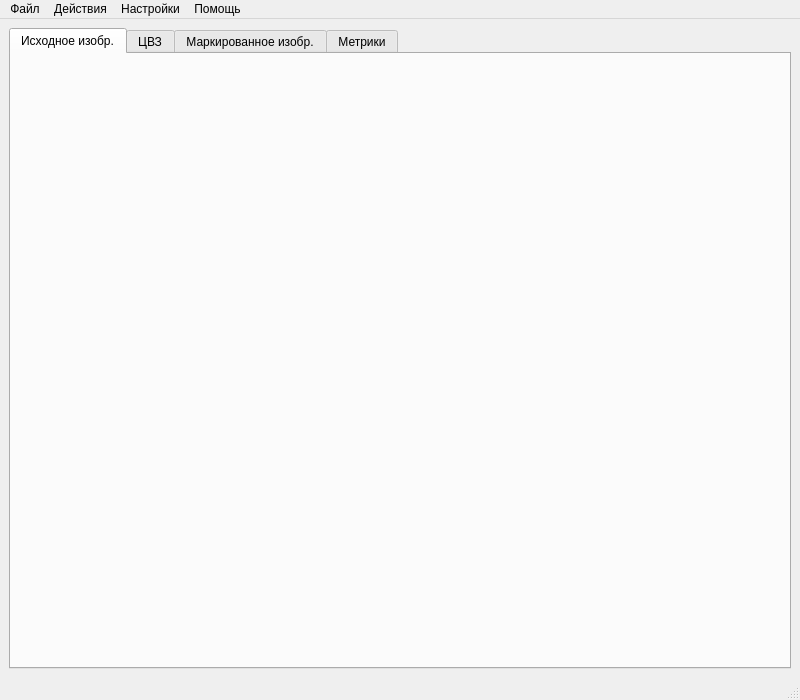
<?xml version="1.0" encoding="UTF-8"?>
<ui version="4.0">
 <class>MainWindow</class>
 <widget class="QMainWindow" name="MainWindow">
  <property name="geometry">
   <rect>
    <x>0</x>
    <y>0</y>
    <width>800</width>
    <height>700</height>
   </rect>
  </property>
  <property name="minimumSize">
   <size>
    <width>800</width>
    <height>623</height>
   </size>
  </property>
  <property name="windowTitle">
   <string>Маркирование изображений</string>
  </property>
  <widget class="QWidget" name="centralwidget">
   <layout class="QVBoxLayout" name="verticalLayout">
    <item>
     <widget class="VerticalTabWidget" name="tabWidget_main">
      <property name="currentIndex">
       <number>0</number>
      </property>
      <widget class="QWidget" name="tab_src">
       <attribute name="title">
        <string>Исходное изобр.</string>
       </attribute>
      </widget>
      <widget class="QWidget" name="tab_watermark">
       <attribute name="title">
        <string>ЦВЗ</string>
       </attribute>
      </widget>
      <widget class="QWidget" name="tab_dest">
       <attribute name="title">
        <string>Маркированное изобр.</string>
       </attribute>
      </widget>
      <widget class="QWidget" name="tab_metrics">
       <attribute name="title">
        <string>Метрики</string>
       </attribute>
      </widget>
     </widget>
    </item>
   </layout>
  </widget>
  <widget class="QMenuBar" name="menubar">
   <property name="geometry">
    <rect>
     <x>0</x>
     <y>0</y>
     <width>800</width>
     <height>21</height>
    </rect>
   </property>
   <widget class="QMenu" name="menu">
    <property name="title">
     <string>Файл</string>
    </property>
    <addaction name="action_open_src"/>
    <addaction name="action_open_watermark"/>
    <addaction name="action_dest"/>
    <addaction name="action_save_watermark"/>
    <addaction name="action_save_dest"/>
    <addaction name="separator"/>
    <addaction name="action_exit"/>
   </widget>
   <widget class="QMenu" name="menu_2">
    <property name="title">
     <string>Действия</string>
    </property>
    <widget class="QMenu" name="menu_attack">
     <property name="toolTip">
      <string>Атакуйте изображение</string>
     </property>
     <property name="title">
      <string>Атака</string>
     </property>
     <property name="icon">
      <iconset resource="icons.qrc">
       <normaloff>:/icons/icons/main.svg</normaloff>:/icons/icons/main.svg</iconset>
     </property>
     <addaction name="action_redo_attack"/>
     <addaction name="action_undo_attack"/>
     <addaction name="action_salt_pepper"/>
     <addaction name="action_gauss_noise"/>
     <addaction name="action_speckle_noise"/>
     <addaction name="action_poisson_noise"/>
     <addaction name="action_median_filtering"/>
     <addaction name="action_low_pass_filtering"/>
     <addaction name="action_compression"/>
    </widget>
    <addaction name="action_marking"/>
    <addaction name="menu_attack"/>
    <addaction name="action_analyze"/>
   </widget>
   <widget class="QMenu" name="menu_settings">
    <property name="title">
     <string>Настройки</string>
    </property>
    <widget class="QMenu" name="menu_marking_method">
     <property name="title">
      <string>Метод маркирования</string>
     </property>
     <property name="icon">
      <iconset resource="icons.qrc">
       <normaloff>:/icons/icons/marking_method_3.svg</normaloff>:/icons/icons/marking_method_3.svg</iconset>
     </property>
     <addaction name="action_method_1"/>
    </widget>
    <addaction name="menu_marking_method"/>
   </widget>
   <widget class="QMenu" name="menu_help">
    <property name="title">
     <string>Помощь</string>
    </property>
    <addaction name="action_about"/>
   </widget>
   <addaction name="menu"/>
   <addaction name="menu_2"/>
   <addaction name="menu_settings"/>
   <addaction name="menu_help"/>
  </widget>
  <widget class="QStatusBar" name="statusbar_main"/>
  <action name="action_open_src">
   <property name="icon">
    <iconset resource="icons.qrc">
     <normaloff>:/icons/icons/open_src.svg</normaloff>:/icons/icons/open_src.svg</iconset>
   </property>
   <property name="text">
    <string>Открыть исходное</string>
   </property>
   <property name="toolTip">
    <string>Открыть исходное изображение</string>
   </property>
   <property name="shortcut">
    <string>Ctrl+O, Ctrl+1</string>
   </property>
  </action>
  <action name="action_save_dest">
   <property name="icon">
    <iconset resource="icons.qrc">
     <normaloff>:/icons/icons/save.svg</normaloff>:/icons/icons/save.svg</iconset>
   </property>
   <property name="text">
    <string>Сохранить маркированное</string>
   </property>
   <property name="toolTip">
    <string>Сохранить маркированное изображение на диск</string>
   </property>
   <property name="shortcut">
    <string>Ctrl+S, Ctrl+3</string>
   </property>
  </action>
  <action name="action_exit">
   <property name="icon">
    <iconset resource="icons.qrc">
     <normaloff>:/icons/icons/exit.svg</normaloff>:/icons/icons/exit.svg</iconset>
   </property>
   <property name="text">
    <string>Выйти</string>
   </property>
   <property name="toolTip">
    <string>Выйти из приложения</string>
   </property>
   <property name="shortcut">
    <string>Ctrl+Q</string>
   </property>
  </action>
  <action name="action_marking">
   <property name="icon">
    <iconset resource="icons.qrc">
     <normaloff>:/icons/icons/analyze_2.svg</normaloff>:/icons/icons/analyze_2.svg</iconset>
   </property>
   <property name="text">
    <string>Маркировать</string>
   </property>
   <property name="toolTip">
    <string>Маркировать исходное изображение</string>
   </property>
   <property name="shortcut">
    <string>Ctrl+M</string>
   </property>
  </action>
  <action name="action_salt_pepper">
   <property name="icon">
    <iconset resource="icons.qrc">
     <normaloff>:/icons/icons/salt_and_pepper.svg</normaloff>:/icons/icons/salt_and_pepper.svg</iconset>
   </property>
   <property name="text">
    <string>Соль + Перец</string>
   </property>
   <property name="shortcut">
    <string>Ctrl+N, Ctrl+S, Ctrl+1</string>
   </property>
  </action>
  <action name="action_gauss_noise">
   <property name="icon">
    <iconset resource="icons.qrc">
     <normaloff>:/icons/icons/gaussian.svg</normaloff>:/icons/icons/gaussian.svg</iconset>
   </property>
   <property name="text">
    <string>Гауссовский шум</string>
   </property>
   <property name="shortcut">
    <string>Ctrl+N, Ctrl+G</string>
   </property>
  </action>
  <action name="action_median_filtering">
   <property name="icon">
    <iconset resource="icons.qrc">
     <normaloff>:/icons/icons/median_filtering.svg</normaloff>:/icons/icons/median_filtering.svg</iconset>
   </property>
   <property name="text">
    <string>Медианная фильтрация</string>
   </property>
  </action>
  <action name="action_low_pass_filtering">
   <property name="icon">
    <iconset resource="icons.qrc">
     <normaloff>:/icons/icons/compress_2.svg</normaloff>:/icons/icons/compress_2.svg</iconset>
   </property>
   <property name="text">
    <string>Фильтрация нижних частот</string>
   </property>
  </action>
  <action name="action_compression">
   <property name="icon">
    <iconset resource="icons.qrc">
     <normaloff>:/icons/icons/compress.svg</normaloff>:/icons/icons/compress.svg</iconset>
   </property>
   <property name="text">
    <string>Сжатие</string>
   </property>
  </action>
  <action name="action_speckle_noise">
   <property name="icon">
    <iconset resource="icons.qrc">
     <normaloff>:/icons/icons/speckle.svg</normaloff>:/icons/icons/speckle.svg</iconset>
   </property>
   <property name="text">
    <string>Спекл-шум</string>
   </property>
   <property name="shortcut">
    <string>Ctrl+N, Ctrl+S, Ctrl+2</string>
   </property>
  </action>
  <action name="action_method_1">
   <property name="checkable">
    <bool>false</bool>
   </property>
   <property name="checked">
    <bool>false</bool>
   </property>
   <property name="icon">
    <iconset resource="icons.qrc">
     <normaloff>:/icons/icons/marking_method_1.svg</normaloff>:/icons/icons/marking_method_1.svg</iconset>
   </property>
   <property name="text">
    <string>Метод 1</string>
   </property>
  </action>
  <action name="action_about">
   <property name="icon">
    <iconset resource="icons.qrc">
     <normaloff>:/icons/icons/about.svg</normaloff>:/icons/icons/about.svg</iconset>
   </property>
   <property name="text">
    <string>О программе</string>
   </property>
   <property name="shortcut">
    <string>F1</string>
   </property>
  </action>
  <action name="action_dest">
   <property name="icon">
    <iconset resource="icons.qrc">
     <normaloff>:/icons/icons/open_dest.svg</normaloff>:/icons/icons/open_dest.svg</iconset>
   </property>
   <property name="text">
    <string>Открыть маркированное</string>
   </property>
   <property name="toolTip">
    <string>Открыть маркированное изображение</string>
   </property>
   <property name="shortcut">
    <string>Ctrl+O, Ctrl+3</string>
   </property>
  </action>
  <action name="action_open_watermark">
   <property name="icon">
    <iconset resource="icons.qrc">
     <normaloff>:/icons/icons/open_key.svg</normaloff>:/icons/icons/open_key.svg</iconset>
   </property>
   <property name="text">
    <string>Открыть ЦВЗ</string>
   </property>
   <property name="shortcut">
    <string>Ctrl+O, Ctrl+2</string>
   </property>
  </action>
  <action name="action_save_watermark">
   <property name="icon">
    <iconset resource="icons.qrc">
     <normaloff>:/icons/icons/save.svg</normaloff>:/icons/icons/save.svg</iconset>
   </property>
   <property name="text">
    <string>Сохранить ЦВЗ</string>
   </property>
   <property name="toolTip">
    <string>Сохранить ЦВЗ на диск</string>
   </property>
   <property name="shortcut">
    <string>Ctrl+S, Ctrl+2</string>
   </property>
  </action>
  <action name="action_analyze">
   <property name="icon">
    <iconset resource="icons.qrc">
     <normaloff>:/icons/icons/analyze_1.svg</normaloff>:/icons/icons/analyze_1.svg</iconset>
   </property>
   <property name="text">
    <string>Проанализировать</string>
   </property>
   <property name="shortcut">
    <string>Ctrl+A</string>
   </property>
  </action>
  <action name="action_undo_attack">
   <property name="icon">
    <iconset resource="icons.qrc">
     <normaloff>:/icons/icons/undo.svg</normaloff>:/icons/icons/undo.svg</iconset>
   </property>
   <property name="text">
    <string>Отменить атаку</string>
   </property>
   <property name="shortcut">
    <string>Ctrl+Z</string>
   </property>
  </action>
  <action name="action_redo_attack">
   <property name="icon">
    <iconset resource="icons.qrc">
     <normaloff>:/icons/icons/redo.svg</normaloff>:/icons/icons/redo.svg</iconset>
   </property>
   <property name="text">
    <string>Повторить атаку</string>
   </property>
   <property name="shortcut">
    <string>Ctrl+Shift+Z</string>
   </property>
  </action>
  <action name="action_poisson_noise">
   <property name="text">
    <string>Шум Пуассона</string>
   </property>
   <property name="shortcut">
    <string>Ctrl+N, Ctrl+P</string>
   </property>
  </action>
 </widget>
 <customwidgets>
  <customwidget>
   <class>VerticalTabWidget</class>
   <extends>QTabWidget</extends>
   <header>GUI/ModifiedWidgets</header>
   <container>1</container>
  </customwidget>
 </customwidgets>
 <resources>
  <include location="icons.qrc"/>
 </resources>
 <connections>
  <connection>
   <sender>action_exit</sender>
   <signal>triggered()</signal>
   <receiver>MainWindow</receiver>
   <slot>close()</slot>
   <hints>
    <hint type="sourcelabel">
     <x>-1</x>
     <y>-1</y>
    </hint>
    <hint type="destinationlabel">
     <x>399</x>
     <y>299</y>
    </hint>
   </hints>
  </connection>
 </connections>
</ui>
